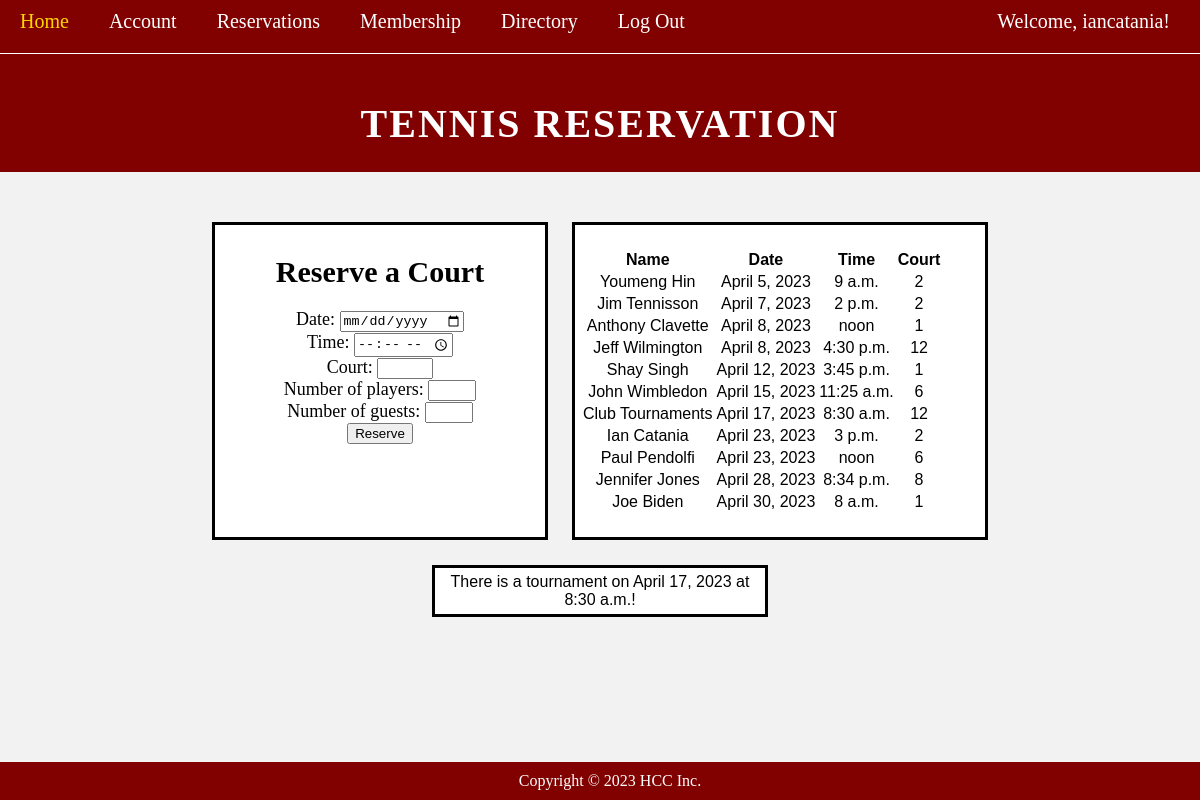
The app's page /reservations/ (signed in) with its own data.
### app/models.py (models this page shows, shortened)
class Reservation(models.Model):
    user = models.OneToOneField(User, on_delete=models.CASCADE)
    date = models.DateField()
    time = models.TimeField()
    court = models.IntegerField(validators=[MaxValueValidator(12),MinValueValidator(1)])
    number_of_players = models.IntegerField(validators=[MaxValueValidator(4),MinValueValidator(1)])
    number_of_guests = models.IntegerField(validators=[MaxValueValidator(3),MinValueValidator(0)])
    is_tournament = models.BooleanField(default=False)

class MemberProfile(models.Model):
    user = models.OneToOneField(User, on_delete=models.CASCADE) # Delete profile when user is deleted, this is username/password/email
    last_name = models.CharField(max_length=100, default="")
    first_name = models.CharField(max_length=100, default="")
    address = models.CharField(max_length=100, default="")
    phone_number = models.CharField(max_length=100, default="")
    date_of_birth = models.DateField(max_length=100, default="mm/dd/yy")
    in_directory = models.BooleanField()

### app/views.py (the view)
# urls.py: path("reservations/", views.reservation_page, name='reservations'),
@login_required(login_url='signup')
def reservation_page(request):
    template_name = 'reservations.html'
    is_member = True
    try:
        profile = MemberProfile.objects.filter(first_name = request.user.memberprofile.first_name)
    except MemberProfile.DoesNotExist:
        is_member = False
    reservations = Reservation.objects.order_by('date')
    context = {
        'reservations': reservations,
        'is_member': is_member,
    }
    reservation_failed = False
    if request.method == 'POST':
            form = ReservationForm(request.POST)
            if form.is_valid():
                profile = form.save(commit=False)
                profile.user = request.user
                selected_date = form.cleaned_data.get('date')
                selected_time = form.cleaned_data.get('time')
                selected_court = form.cleaned_data.get('court')
                if Reservation.objects.filter(date = selected_date).exists() and Reservation.objects.filter(time = selected_time).exists() and Reservation.objects.filter(court = selected_court).exists():
                    reservation_failed = True
                    messages.info(request, 'This reservation has already been taken!')
                else:
                    profile.save()
                context = {
                    'reservations': reservations,
                    'form': form,
                    'is_member': is_member,
                    'reservation_failed': reservation_failed
                }
                if profile.number_of_guests > 0 and not reservation_failed:
                    return redirect('guest_info')
    else:
        form = ReservationForm()
        context = {
            'reservations': reservations,
            'form': form,
            'is_member': is_member,
            'reservation_failed': reservation_failed
        }
    return render(request, template_name, context)

### app/forms.py
class ReservationForm(forms.ModelForm):
	class Meta:
		model = Reservation
		fields = ['date', 'time', 'court', 'number_of_players', 'number_of_guests']

### templates/reservations.html (shortened to what this page needs)
{% extends "base.html" %}
{% block content %}
<!DOCTYPE html>
<html>
<head>
	<link rel="stylesheet" href="../static/css/style.css">
</head>
<body>
	<header>
		<h1>Tennis Reservation</h1>
	</header>
	{% if user.is_authenticated and is_member %}
	<main>
		<div class="memberform">
			<h2>Reserve a Court</h2>
			<form method="post">
				<p>
					<label for="id_date">Date:</label>
					<input type="date" name="date" required="" id="id_date">
				</p>
				<p>
					<label for="id_time">Time:</label>
					<input type="time" name="time" required="" id="id_time" min="08:00" max="18:00">
				</p>
				<p>
					<label for="id_court">Court:</label>
					<input type="number" name="court" required="" id="id_court" min="1" max="12">
				</p>
				<p>
					<label for="id_number_of_players">Number of players:</label>
					<input type="number" name="number_of_players" required="" id="id_number_of_players" min="1" max="4">
				</p>
				<p>
					<label for="id_number_of_guests">Number of guests:</label>
					<input type="number" name="number_of_guests" required="" id="id_number_of_guests" min="0" max="3">
				</p>
				<button type="submit">Reserve</button>
			</form>
		</div>
		<div class="reservationdisplay">
			<section>
				<br>
				<table class="table">
					<thead>
						<tr>
							<th scope="col">Name</th>
							<th scope="col">Date</th>
							<th scope="col">Time</th>
							<th scope="col">Court</th>
						</tr>
					</thead>
					<tbody>
						{%for reservation in reservations%}
						<tr>
							<td>{{reservation.user.memberprofile.first_name}}
								{{reservation.user.memberprofile.last_name}} </td>
							<td>{{reservation.date}}</td>
							<td>{{reservation.time}}</td>
							<td>{{reservation.court}}</td>
						</tr>
						{%endfor%}
					</tbody>
				</table>
				<br>
			</section>
		</div>
		{% for reservation in reservations %}
		{% if reservation.is_tournament %}
		<div class="memberform">
			There is a tournament on {{reservation.date}} at {{reservation.time}}!
		</div>
		{% endif %}
		{% endfor %}
	</main>
	<footer>
		<p>&copy; 2023 Tennis Reservation. All rights reserved.</p>
	</footer>
	{% elif user.is_authenticated and not is_member %}
	<main>
		<section style="text-align: center" ;>
			<h2>You must be a member of the club to make a court reservation.</h2>
		</section>
	</main>
	{%endif%}
	<footer>
		<p>Copyright © 2023 HCC Inc.</p>
	</footer>
</body>
</html>
{% endblock content %}

### templates/base.html (shortened to what this page needs)
<!DOCTYPE html>
<html>
<head>
  <link rel="stylesheet" href="../static/css/style.css">
</head>
<body>
  <ul class="navbar_list">
    <li class="navbar"><a href="{% url 'home' %}">Home</a></li>
    <li class="navbar"><a href="{% url 'account' %}">Account</a></li>
    <li class="navbar"><a href="{% url 'reservations' %}">Reservations</a></li>
    <li class="navbar"><a href="{% url 'membership' %}">Membership</a></li>
    <li class="navbar"><a href="{% url 'directory' %}">Directory</a></li>
    {% if user.is_authenticated %}
    <li class="navbar"><a href="{% url 'logout' %}">Log Out</a></li>
    {% else %}
    <li class="navbar"><a href="{% url 'login' %}">Log In</a></li>
    <li class="navbar"><a href="{% url 'signup' %}">Sign Up</a></li>
    {% endif %}
  </ul>
  {% block login %}
  {% if user.is_authenticated %}
  <p class="login_message">Welcome, {{user.username}}!</p>
  {% endif %}
  {% endblock %}
</body>
</html>
{% block content %} {% endblock content %}

### static/css/style.css (style rules this page uses)
.navbar_list { list-style-type: none; position: fixed; border-right: 1px solid white; border-bottom: 1px solid white; background-color: #810000; width: 100%; }
.navbar { float: left; background-color: #810000; }
.navbar a { display: block; color: white; font-family: Cambria, serif; font-size: 20px; text-align: center; padding: 10px 20px; text-decoration: none; }
.login_message { position: absolute; top: 10px; right: 30px; font-family: Cambria, serif; font-size: 20px; text-align: center; color: white; }
body { margin: 0; padding: 0; font-family: Arial, sans-serif; background-color: #f2f2f2; }
header { background-color: #810000; color: #fff; padding: 25px; padding-top: 100px; text-align: center; }
h1 { margin: 0; font-family: Cambria, serif; font-size: 40px; letter-spacing: 2px; text-transform: uppercase; }
p { margin: 0; font-family: Cambria, serif; font-size: 18px; }
main { padding: 25px; max-width: 800px; margin: 0 auto; display: flex; flex-wrap: wrap; }
h2 { font-family: Cambria, serif; font-size: 30px; color: black; margin-bottom: 20px; }
ul { list-style: none; padding: 0; margin: 0; }
li { font-family: Cambria, serif; font-size: 20px; color: black; margin-bottom: 10px; }
footer { background-color: #810000; color: #fff; padding: 10px; text-align: center; position: fixed; left: 0; bottom: 0; width: 100%; }
footer p { margin: 0; font-size: 16px; }
.memberform { background-color: white; font-family: Arial; text-align: center; display: block; margin-left: auto; margin-right: auto; margin-top: 25px; width: 40%; border: 3px solid black; padding: 5px; text-align: center; padding-top: 10; }
.reservationdisplay { background-color: white; font-family: Arial; text-align: center; display: block; margin-left: auto; margin-right: auto; margin-top: 25px; width: 50%; border: 3px solid black; padding: 5px; text-align: center; padding-top: 10; }

### records on screen
Reservation: user.memberprofile.first_name "Youmeng", user.memberprofile.last_name "Hin", date "April 5, 2023", time "9 a.m.", court "2"
Reservation: user.memberprofile.first_name "Jim", user.memberprofile.last_name "Tennisson", date "April 7, 2023", time "2 p.m.", court "2"
Reservation: user.memberprofile.first_name "Anthony", user.memberprofile.last_name "Clavette", date "April 8, 2023", time "noon", court "1"
Reservation: user.memberprofile.first_name "Jeff", user.memberprofile.last_name "Wilmington", date "April 8, 2023", time "4:30 p.m.", court "12"
Reservation: user.memberprofile.first_name "Shay", user.memberprofile.last_name "Singh", date "April 12, 2023", time "3:45 p.m.", court "1"
Reservation: user.memberprofile.first_name "John", user.memberprofile.last_name "Wimbledon", date "April 15, 2023", time "11:25 a.m.", court "6"
Reservation: user.memberprofile.first_name "Club", user.memberprofile.last_name "Tournaments", date "April 17, 2023", time "8:30 a.m.", court "12"
Reservation: user.memberprofile.first_name "Ian", user.memberprofile.last_name "Catania", date "April 23, 2023", time "3 p.m.", court "2"
Reservation: user.memberprofile.first_name "Paul", user.memberprofile.last_name "Pendolfi", date "April 23, 2023", time "noon", court "6"
Reservation: user.memberprofile.first_name "Jennifer", user.memberprofile.last_name "Jones", date "April 28, 2023", time "8:34 p.m.", court "8"
Reservation: user.memberprofile.first_name "Joe", user.memberprofile.last_name "Biden", date "April 30, 2023", time "8 a.m.", court "1"

### other values on screen
{{ user.username }} "iancatania"
